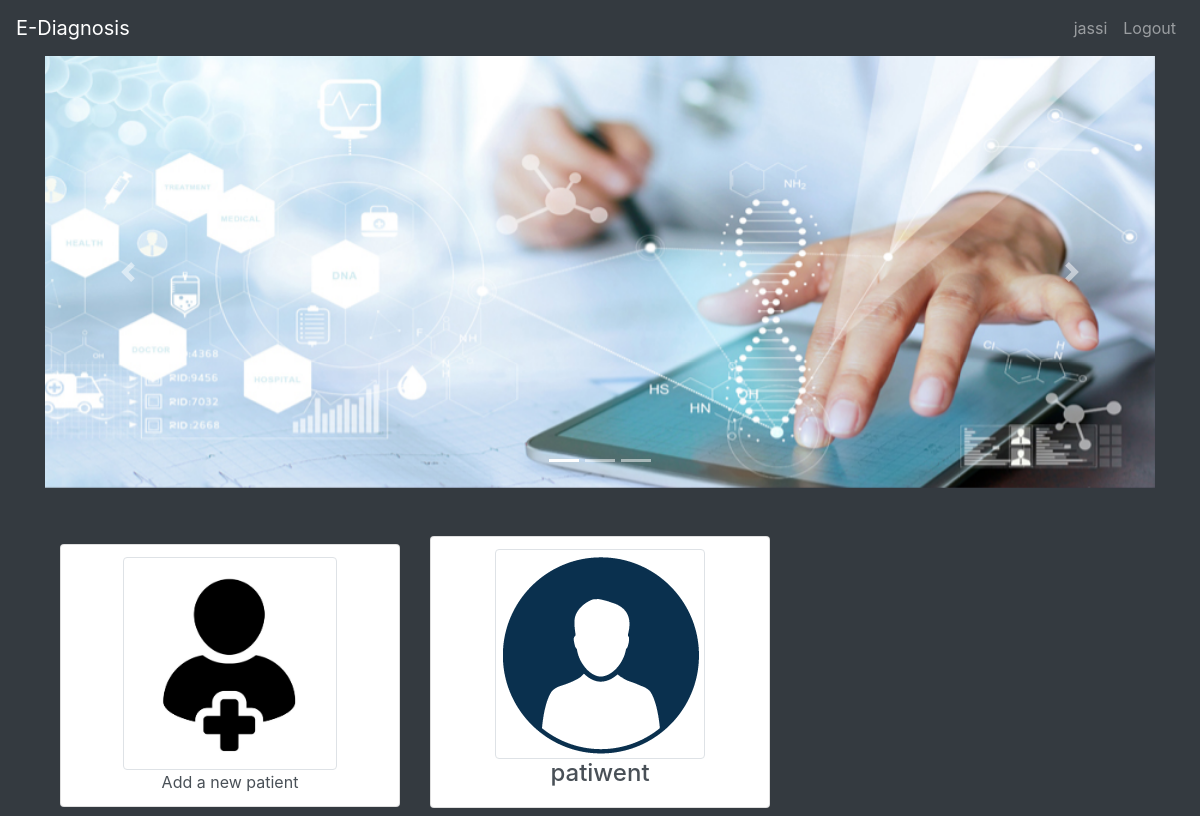
/dashboard/ (signed in), run on an earlier commit of the app's database.
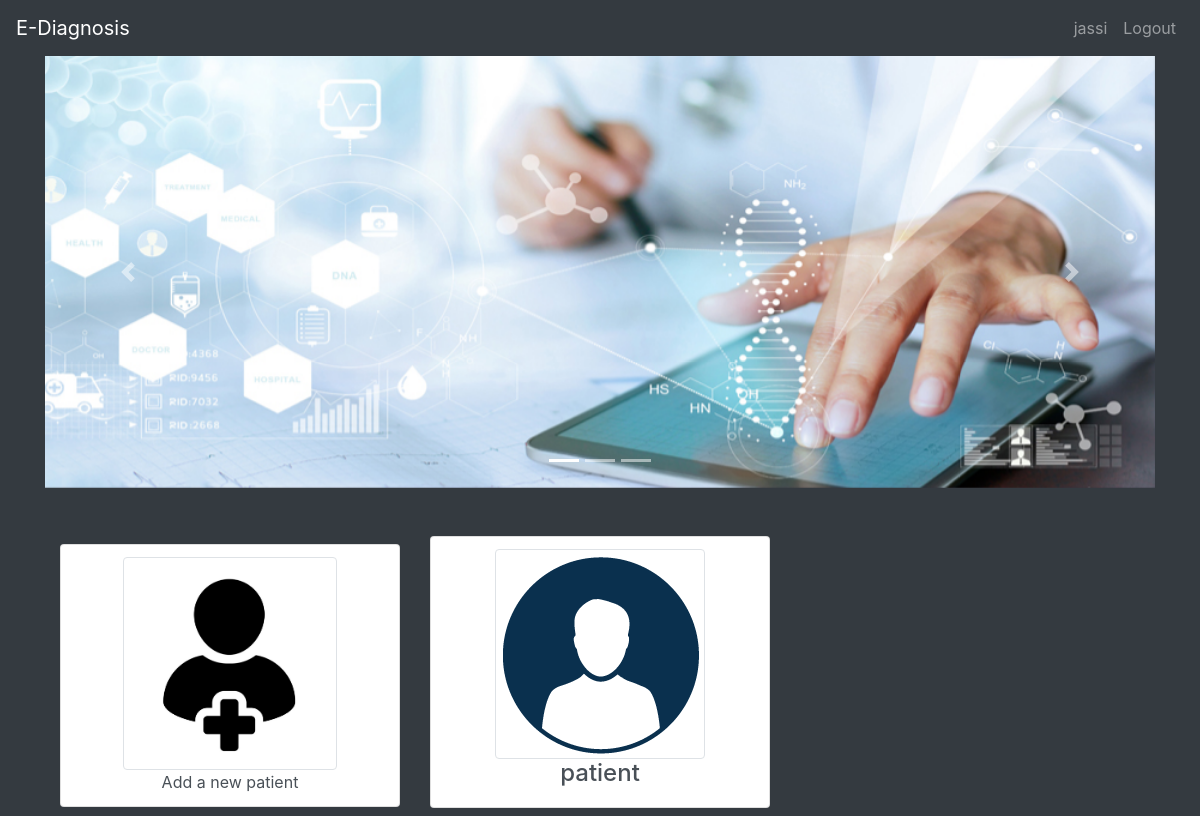
And on a later commit of the database.
### dashboard/models.py (models this page shows, shortened)
class MyUser(AbstractUser):
    mobile_number = models.CharField(max_length=10, unique=True)
    bio = models.TextField("Qualificatons: ", null=True, blank=True)

class Patient(models.Model):
    patientemail = models.EmailField("Enter Email", unique=True)
    docId = models.ForeignKey(MyUser, on_delete=models.CASCADE)
    name = models.CharField(max_length=101)
    phone = models.CharField("Enter Without any country/state codes", max_length=10, unique=True)

### dashboard/views.py (the view)
# urls.py: path('dashboard/', views.DashboardListView.as_view(), name="dashboard"),
class DashboardListView(ListView,LoginRequiredMixin):
    model = Patient
    template_name = 'dashboard.html'
    def get_queryset(self):
        return Patient.objects.filter(docId=self.request.user.id)

### templates/dashboard.html (shortened to what this page needs)
{% extends 'index.html' %}
{% block content %}
{% load static %}
  <div id="carouselExampleIndicators" class="carousel slide" data-ride="carousel">
    <ol class="carousel-indicators">
      <li data-target="#carouselExampleIndicators" data-slide-to="0" class="active"></li>
      <li data-target="#carouselExampleIndicators" data-slide-to="1"></li>
      <li data-target="#carouselExampleIndicators" data-slide-to="2"></li>
    </ol>
    <div class="carousel-inner">
      <div class="carousel-item active">
        <img src="{% static "images/topbg.jpg" %}" class="d-block w-100" alt="..." class="img-fluid">
      </div>
    </div>
    <a class="carousel-control-prev" href="#carouselExampleIndicators" role="button" data-slide="prev">
      <span class="carousel-control-prev-icon" aria-hidden="true"></span>
    </a>
    <a class="carousel-control-next" href="#carouselExampleIndicators" role="button" data-slide="next">
      <span class="carousel-control-next-icon" aria-hidden="true"></span>
    </a>
  </div>
  <div class="container">
    <div class="text-center">
      <div class="card-body">
      </div>
    </div>
    <div class="row text-center">
      <div class="col-md-4 mt-2">
        <div class="list-group">
          <a href="{% url 'add_patient' %}" class="list-group-item list-group-item-action">
            <img src="{% static "images/add.jpg" %}" alt="" class="img-thumbnail add-img">
            <br>Add a new patient
          </a>
        </div>
      </div>
      {% for Patient in patient_list %}
      <div class="col-md-4 mb-2">
        <div class="list-group">
          <a href="{% url 'scans' pk=Patient.pk %}" class="list-group-item list-group-item-action">
            <img src="{% static "images/images.png" %}" alt="" class="img-thumbnail pat-img" >
            <br><h4>{{ Patient.name }}</h4>
          </a>
        </div>
      </div>
      {% endfor %}
    </div>
  </div>
{% endblock %}

### templates/index.html (shortened to what this page needs)
<!DOCTYPE html>
<html lang="en" dir="ltr">
  <head>
    <link rel="stylesheet" href="https://stackpath.bootstrapcdn.com/bootstrap/4.1.3/css/bootstrap.min.css"
>
    {% load static %}
  </head>
  <body>
    <nav class="navbar navbar-expand-md bg-dark navbar-dark">
      <a class="navbar-brand" href="#">E-Diagnosis</a>
      <div class="collapse navbar-collapse" id="collapsibleNavbar">
        {% if user.is_authenticated %}
          <ul class="navbar-nav ml-auto">
            <li class="nav-item">
              <a class="nav-link" href="{% url 'dashboard' %}">{{user.username}}</a>
            </li>
            <li class="nav-item">
              <a class="nav-link" href="{% url 'logout' %}">Logout</a>
            </li>
          </ul>
        {% endif %}
      </div>
    </nav>
        <div class="container">
          {% block content %}{% endblock %}
          </div>
  </body>
</html>

### templates/index.html (style rules this page uses)
body { background-color: #343A40; color: beige; }
.add-img { height: 213px; width: auto; }
.carousel-inner img { width: 100px; }

What changed in the data, as far as the page shows it:
changed Patient: name "patiwent" → "patient"
